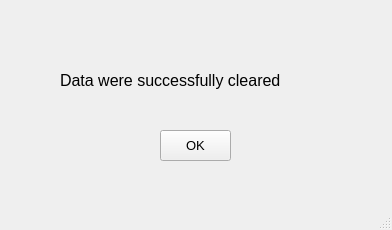
<?xml version="1.0" encoding="UTF-8"?>
<ui version="4.0">
 <class>MainWindow</class>
 <widget class="QMainWindow" name="MainWindow">
  <property name="geometry">
   <rect>
    <x>0</x>
    <y>0</y>
    <width>392</width>
    <height>230</height>
   </rect>
  </property>
  <property name="windowTitle">
   <string>MainWindow</string>
  </property>
  <widget class="QWidget" name="centralwidget">
   <widget class="QLabel" name="label">
    <property name="geometry">
     <rect>
      <x>60</x>
      <y>60</y>
      <width>281</width>
      <height>41</height>
     </rect>
    </property>
    <property name="font">
     <font>
      <pointsize>12</pointsize>
     </font>
    </property>
    <property name="text">
     <string>Data were successfully cleared</string>
    </property>
   </widget>
   <widget class="QPushButton" name="pushButton">
    <property name="geometry">
     <rect>
      <x>160</x>
      <y>130</y>
      <width>71</width>
      <height>31</height>
     </rect>
    </property>
    <property name="font">
     <font>
      <pointsize>10</pointsize>
     </font>
    </property>
    <property name="text">
     <string>OK</string>
    </property>
   </widget>
  </widget>
  <widget class="QMenuBar" name="menubar">
   <property name="geometry">
    <rect>
     <x>0</x>
     <y>0</y>
     <width>392</width>
     <height>26</height>
    </rect>
   </property>
  </widget>
  <widget class="QStatusBar" name="statusbar"/>
 </widget>
 <resources/>
 <connections/>
</ui>
